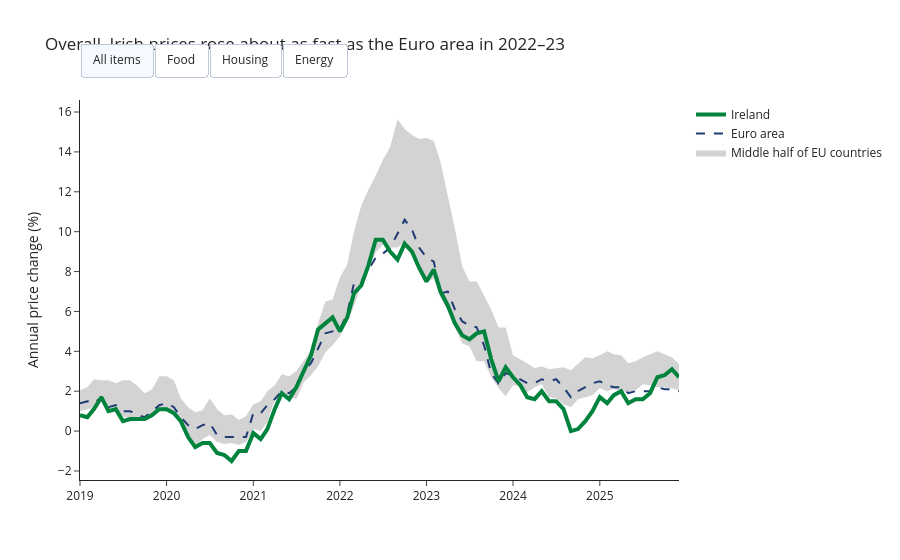

Notebook source saved alongside this figure:
### Markdown cell above
### 2.6 Final chart - all 4 categories with button

### Code cell
# Source: Plotly custom buttons, https://plotly.com/python/custom-buttons/
# and Plotly continuous error bands, https://plotly.com/python/continuous-error-bars/

categories = ["All items", "Food", "Housing", "Energy"]

# Headline title for each button (numbers from Step 2.3)
titles = {
    "All items": "Overall, Irish prices rose about as fast as the Euro area in 2022–23",
    "Food": "Irish food prices rose the slowest in the EU in 2022–23",
    "Housing": "Irish housing costs rose almost twice as fast as the Euro area in 2022–23",
    "Energy": "Irish energy prices rose faster than the Euro area in 2022–23",
}

final_chart = go.Figure()

# Same 4 lines as Step 2.6, once for each category
for category in categories:
    band_one = band[band["category"] == category]
    ireland_line = clean_data[(clean_data["category"] == category) & (clean_data["geo"] == "Ireland")]
    euro_line = clean_data[(clean_data["category"] == category) & (clean_data["geo"] == "Euro area")]

    # Only "All items" is shown when the chart opens
    show = (category == "All items")

    final_chart.add_trace(go.Scatter(x=band_one["month"], y=band_one["low"],
                                     line=dict(width=0), showlegend=False, visible=show))
    final_chart.add_trace(go.Scatter(x=band_one["month"], y=band_one["high"],
                                     line=dict(width=0), fill="tonexty", fillcolor="lightgrey",
                                     name="Middle half of EU countries", visible=show))
    final_chart.add_trace(go.Scatter(x=euro_line["month"], y=euro_line["value"], name="Euro area",
                                     line=dict(color="#1F3B73", width=2, dash="dash"), visible=show))
    final_chart.add_trace(go.Scatter(x=ireland_line["month"], y=ireland_line["value"], name="Ireland",
                                     line=dict(color="#00843D", width=4), visible=show))

# One button per category
buttons = []
for i, category in enumerate(categories):
    # 16 lines in total (4 per category). Switch on only this category's 4 lines
    visible = [False] * 16
    visible[i * 4 : i * 4 + 4] = [True] * 4

    buttons.append(dict(label=category, method="update",
                        args=[{"visible": visible},
                              {"title.text": titles[category], "yaxis.autorange": True}]))

final_chart.update_layout(title=titles["All items"],
                          yaxis_title="Annual price change (%)",
                          template="simple_white",
                          updatemenus=[dict(type="buttons", direction="right", buttons=buttons,
                                            x=0, xanchor="left", y=1.15)])
final_chart.show()
